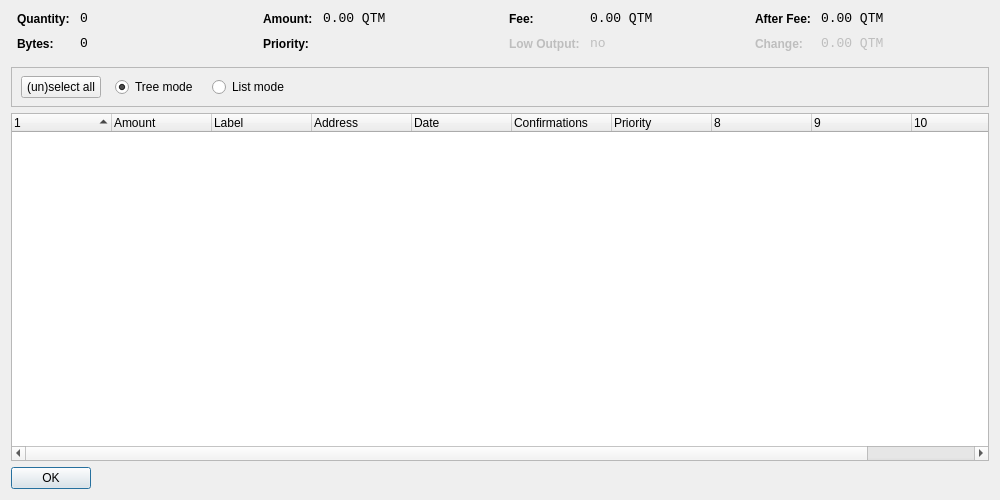
<?xml version="1.0" encoding="UTF-8"?>
<ui version="4.0">
 <class>CoinControlDialog</class>
 <widget class="QDialog" name="CoinControlDialog">
  <property name="geometry">
   <rect>
    <x>0</x>
    <y>0</y>
    <width>1000</width>
    <height>500</height>
   </rect>
  </property>
  <property name="windowTitle">
   <string>Coin Control</string>
  </property>
  <layout class="QVBoxLayout" name="verticalLayout">
   <item>
    <layout class="QHBoxLayout" name="horizontalLayoutTop" stretch="0,0,0,0">
     <property name="topMargin">
      <number>0</number>
     </property>
     <property name="bottomMargin">
      <number>10</number>
     </property>
     <item>
      <layout class="QFormLayout" name="formLayoutCoinControl1">
       <property name="horizontalSpacing">
        <number>10</number>
       </property>
       <property name="verticalSpacing">
        <number>10</number>
       </property>
       <property name="leftMargin">
        <number>6</number>
       </property>
       <property name="rightMargin">
        <number>6</number>
       </property>
       <item row="0" column="0">
        <widget class="QLabel" name="labelCoinControlQuantityText">
         <property name="styleSheet">
          <string notr="true">font-weight:bold;</string>
         </property>
         <property name="text">
          <string>Quantity:</string>
         </property>
        </widget>
       </item>
       <item row="0" column="1">
        <widget class="QLabel" name="labelCoinControlQuantity">
         <property name="font">
          <font>
           <family>Monospace</family>
           <pointsize>10</pointsize>
          </font>
         </property>
         <property name="cursor">
          <cursorShape>IBeamCursor</cursorShape>
         </property>
         <property name="contextMenuPolicy">
          <enum>Qt::ActionsContextMenu</enum>
         </property>
         <property name="text">
          <string>0</string>
         </property>
         <property name="textInteractionFlags">
          <set>Qt::LinksAccessibleByMouse|Qt::TextSelectableByKeyboard|Qt::TextSelectableByMouse</set>
         </property>
        </widget>
       </item>
       <item row="1" column="0">
        <widget class="QLabel" name="labelCoinControlBytesText">
         <property name="styleSheet">
          <string notr="true">font-weight:bold;</string>
         </property>
         <property name="text">
          <string>Bytes:</string>
         </property>
        </widget>
       </item>
       <item row="1" column="1">
        <widget class="QLabel" name="labelCoinControlBytes">
         <property name="font">
          <font>
           <family>Monospace</family>
           <pointsize>10</pointsize>
          </font>
         </property>
         <property name="cursor">
          <cursorShape>IBeamCursor</cursorShape>
         </property>
         <property name="contextMenuPolicy">
          <enum>Qt::ActionsContextMenu</enum>
         </property>
         <property name="text">
          <string>0</string>
         </property>
         <property name="textInteractionFlags">
          <set>Qt::LinksAccessibleByMouse|Qt::TextSelectableByKeyboard|Qt::TextSelectableByMouse</set>
         </property>
        </widget>
       </item>
      </layout>
     </item>
     <item>
      <layout class="QFormLayout" name="formLayoutCoinControl2">
       <property name="horizontalSpacing">
        <number>10</number>
       </property>
       <property name="verticalSpacing">
        <number>10</number>
       </property>
       <property name="leftMargin">
        <number>6</number>
       </property>
       <property name="rightMargin">
        <number>6</number>
       </property>
       <item row="0" column="0">
        <widget class="QLabel" name="labelCoinControlAmountText">
         <property name="styleSheet">
          <string notr="true">font-weight:bold;</string>
         </property>
         <property name="text">
          <string>Amount:</string>
         </property>
        </widget>
       </item>
       <item row="0" column="1">
        <widget class="QLabel" name="labelCoinControlAmount">
         <property name="font">
          <font>
           <family>Monospace</family>
           <pointsize>10</pointsize>
          </font>
         </property>
         <property name="cursor">
          <cursorShape>IBeamCursor</cursorShape>
         </property>
         <property name="contextMenuPolicy">
          <enum>Qt::ActionsContextMenu</enum>
         </property>
         <property name="text">
          <string>0.00 QTM</string>
         </property>
         <property name="textInteractionFlags">
          <set>Qt::LinksAccessibleByMouse|Qt::TextSelectableByKeyboard|Qt::TextSelectableByMouse</set>
         </property>
        </widget>
       </item>
       <item row="1" column="0">
        <widget class="QLabel" name="labelCoinControlPriorityText">
         <property name="styleSheet">
          <string notr="true">font-weight:bold;</string>
         </property>
         <property name="text">
          <string>Priority:</string>
         </property>
        </widget>
       </item>
       <item row="1" column="1">
        <widget class="QLabel" name="labelCoinControlPriority">
         <property name="font">
          <font>
           <family>Monospace</family>
           <pointsize>10</pointsize>
          </font>
         </property>
         <property name="cursor">
          <cursorShape>IBeamCursor</cursorShape>
         </property>
         <property name="contextMenuPolicy">
          <enum>Qt::ActionsContextMenu</enum>
         </property>
         <property name="text">
          <string/>
         </property>
         <property name="textInteractionFlags">
          <set>Qt::LinksAccessibleByMouse|Qt::TextSelectableByKeyboard|Qt::TextSelectableByMouse</set>
         </property>
        </widget>
       </item>
      </layout>
     </item>
     <item>
      <layout class="QFormLayout" name="formLayoutCoinControl3">
       <property name="horizontalSpacing">
        <number>10</number>
       </property>
       <property name="verticalSpacing">
        <number>10</number>
       </property>
       <property name="leftMargin">
        <number>6</number>
       </property>
       <property name="rightMargin">
        <number>6</number>
       </property>
       <item row="0" column="0">
        <widget class="QLabel" name="labelCoinControlFeeText">
         <property name="styleSheet">
          <string notr="true">font-weight:bold;</string>
         </property>
         <property name="text">
          <string>Fee:</string>
         </property>
        </widget>
       </item>
       <item row="0" column="1">
        <widget class="QLabel" name="labelCoinControlFee">
         <property name="font">
          <font>
           <family>Monospace</family>
           <pointsize>10</pointsize>
          </font>
         </property>
         <property name="cursor">
          <cursorShape>IBeamCursor</cursorShape>
         </property>
         <property name="contextMenuPolicy">
          <enum>Qt::ActionsContextMenu</enum>
         </property>
         <property name="text">
          <string>0.00 QTM</string>
         </property>
         <property name="textInteractionFlags">
          <set>Qt::LinksAccessibleByMouse|Qt::TextSelectableByKeyboard|Qt::TextSelectableByMouse</set>
         </property>
        </widget>
       </item>
       <item row="1" column="0">
        <widget class="QLabel" name="labelCoinControlLowOutputText">
         <property name="enabled">
          <bool>false</bool>
         </property>
         <property name="styleSheet">
          <string notr="true">font-weight:bold;</string>
         </property>
         <property name="text">
          <string>Low Output:</string>
         </property>
        </widget>
       </item>
       <item row="1" column="1">
        <widget class="QLabel" name="labelCoinControlLowOutput">
         <property name="enabled">
          <bool>false</bool>
         </property>
         <property name="font">
          <font>
           <family>Monospace</family>
           <pointsize>10</pointsize>
          </font>
         </property>
         <property name="cursor">
          <cursorShape>IBeamCursor</cursorShape>
         </property>
         <property name="contextMenuPolicy">
          <enum>Qt::ActionsContextMenu</enum>
         </property>
         <property name="text">
          <string>no</string>
         </property>
         <property name="textInteractionFlags">
          <set>Qt::LinksAccessibleByMouse|Qt::TextSelectableByKeyboard|Qt::TextSelectableByMouse</set>
         </property>
        </widget>
       </item>
      </layout>
     </item>
     <item>
      <layout class="QFormLayout" name="formLayoutCoinControl4">
       <property name="horizontalSpacing">
        <number>10</number>
       </property>
       <property name="verticalSpacing">
        <number>10</number>
       </property>
       <property name="leftMargin">
        <number>6</number>
       </property>
       <property name="rightMargin">
        <number>6</number>
       </property>
       <item row="0" column="0">
        <widget class="QLabel" name="labelCoinControlAfterFeeText">
         <property name="styleSheet">
          <string notr="true">font-weight:bold;</string>
         </property>
         <property name="text">
          <string>After Fee:</string>
         </property>
        </widget>
       </item>
       <item row="0" column="1">
        <widget class="QLabel" name="labelCoinControlAfterFee">
         <property name="font">
          <font>
           <family>Monospace</family>
           <pointsize>10</pointsize>
          </font>
         </property>
         <property name="cursor">
          <cursorShape>IBeamCursor</cursorShape>
         </property>
         <property name="contextMenuPolicy">
          <enum>Qt::ActionsContextMenu</enum>
         </property>
         <property name="text">
          <string>0.00 QTM</string>
         </property>
         <property name="textInteractionFlags">
          <set>Qt::LinksAccessibleByMouse|Qt::TextSelectableByKeyboard|Qt::TextSelectableByMouse</set>
         </property>
        </widget>
       </item>
       <item row="1" column="0">
        <widget class="QLabel" name="labelCoinControlChangeText">
         <property name="enabled">
          <bool>false</bool>
         </property>
         <property name="styleSheet">
          <string notr="true">font-weight:bold;</string>
         </property>
         <property name="text">
          <string>Change:</string>
         </property>
        </widget>
       </item>
       <item row="1" column="1">
        <widget class="QLabel" name="labelCoinControlChange">
         <property name="enabled">
          <bool>false</bool>
         </property>
         <property name="font">
          <font>
           <family>Monospace</family>
           <pointsize>10</pointsize>
          </font>
         </property>
         <property name="cursor">
          <cursorShape>IBeamCursor</cursorShape>
         </property>
         <property name="contextMenuPolicy">
          <enum>Qt::ActionsContextMenu</enum>
         </property>
         <property name="text">
          <string>0.00 QTM</string>
         </property>
         <property name="textInteractionFlags">
          <set>Qt::LinksAccessibleByMouse|Qt::TextSelectableByKeyboard|Qt::TextSelectableByMouse</set>
         </property>
        </widget>
       </item>
      </layout>
     </item>
    </layout>
   </item>
   <item>
    <widget class="QFrame" name="frame">
     <property name="minimumSize">
      <size>
       <width>0</width>
       <height>40</height>
      </size>
     </property>
     <property name="frameShape">
      <enum>QFrame::StyledPanel</enum>
     </property>
     <property name="frameShadow">
      <enum>QFrame::Sunken</enum>
     </property>
     <widget class="QWidget" name="horizontalLayoutWidget">
      <property name="geometry">
       <rect>
        <x>10</x>
        <y>0</y>
        <width>781</width>
        <height>41</height>
       </rect>
      </property>
      <layout class="QHBoxLayout" name="horizontalLayoutPanel" stretch="0,0,0,0,0">
       <property name="spacing">
        <number>14</number>
       </property>
       <item>
        <widget class="QPushButton" name="pushButtonSelectAll">
         <property name="sizePolicy">
          <sizepolicy hsizetype="Maximum" vsizetype="Fixed">
           <horstretch>0</horstretch>
           <verstretch>0</verstretch>
          </sizepolicy>
         </property>
         <property name="text">
          <string>(un)select all</string>
         </property>
        </widget>
       </item>
       <item>
        <widget class="QRadioButton" name="radioTreeMode">
         <property name="sizePolicy">
          <sizepolicy hsizetype="Maximum" vsizetype="Fixed">
           <horstretch>0</horstretch>
           <verstretch>0</verstretch>
          </sizepolicy>
         </property>
         <property name="text">
          <string>Tree mode</string>
         </property>
         <property name="checked">
          <bool>true</bool>
         </property>
        </widget>
       </item>
       <item>
        <widget class="QRadioButton" name="radioListMode">
         <property name="sizePolicy">
          <sizepolicy hsizetype="Maximum" vsizetype="Fixed">
           <horstretch>0</horstretch>
           <verstretch>0</verstretch>
          </sizepolicy>
         </property>
         <property name="text">
          <string>List mode</string>
         </property>
        </widget>
       </item>
       <item>
        <spacer name="horizontalSpacer">
         <property name="orientation">
          <enum>Qt::Horizontal</enum>
         </property>
         <property name="sizeHint" stdset="0">
          <size>
           <width>40</width>
           <height>20</height>
          </size>
         </property>
        </spacer>
       </item>
      </layout>
     </widget>
    </widget>
   </item>
   <item>
    <widget class="CoinControlTreeWidget" name="treeWidget">
     <property name="contextMenuPolicy">
      <enum>Qt::CustomContextMenu</enum>
     </property>
     <property name="sortingEnabled">
      <bool>false</bool>
     </property>
     <property name="columnCount">
      <number>11</number>
     </property>
     <attribute name="headerShowSortIndicator" stdset="0">
      <bool>true</bool>
     </attribute>
     <attribute name="headerStretchLastSection">
      <bool>false</bool>
     </attribute>
     <column>
      <property name="text">
       <string/>
      </property>
     </column>
     <column>
      <property name="text">
       <string>Amount</string>
      </property>
     </column>
     <column>
      <property name="text">
       <string>Label</string>
      </property>
     </column>
     <column>
      <property name="text">
       <string>Address</string>
      </property>
     </column>
     <column>
      <property name="text">
       <string>Date</string>
      </property>
     </column>
     <column>
      <property name="text">
       <string>Confirmations</string>
      </property>
      <property name="toolTip">
       <string>Confirmed</string>
      </property>
     </column>
     <column>
      <property name="text">
       <string>Priority</string>
      </property>
     </column>
     <column>
      <property name="text">
       <string/>
      </property>
     </column>
     <column>
      <property name="text">
       <string/>
      </property>
     </column>
     <column>
      <property name="text">
       <string/>
      </property>
     </column>
     <column>
      <property name="text">
       <string/>
      </property>
     </column>
    </widget>
   </item>
   <item>
    <widget class="QDialogButtonBox" name="buttonBox">
     <property name="sizePolicy">
      <sizepolicy hsizetype="Maximum" vsizetype="Fixed">
       <horstretch>0</horstretch>
       <verstretch>0</verstretch>
      </sizepolicy>
     </property>
     <property name="orientation">
      <enum>Qt::Horizontal</enum>
     </property>
     <property name="standardButtons">
      <set>QDialogButtonBox::Ok</set>
     </property>
    </widget>
   </item>
  </layout>
 </widget>
 <customwidgets>
  <customwidget>
   <class>CoinControlTreeWidget</class>
   <extends>QTreeWidget</extends>
   <header>coincontroltreewidget.h</header>
  </customwidget>
 </customwidgets>
 <resources/>
 <connections/>
</ui>
